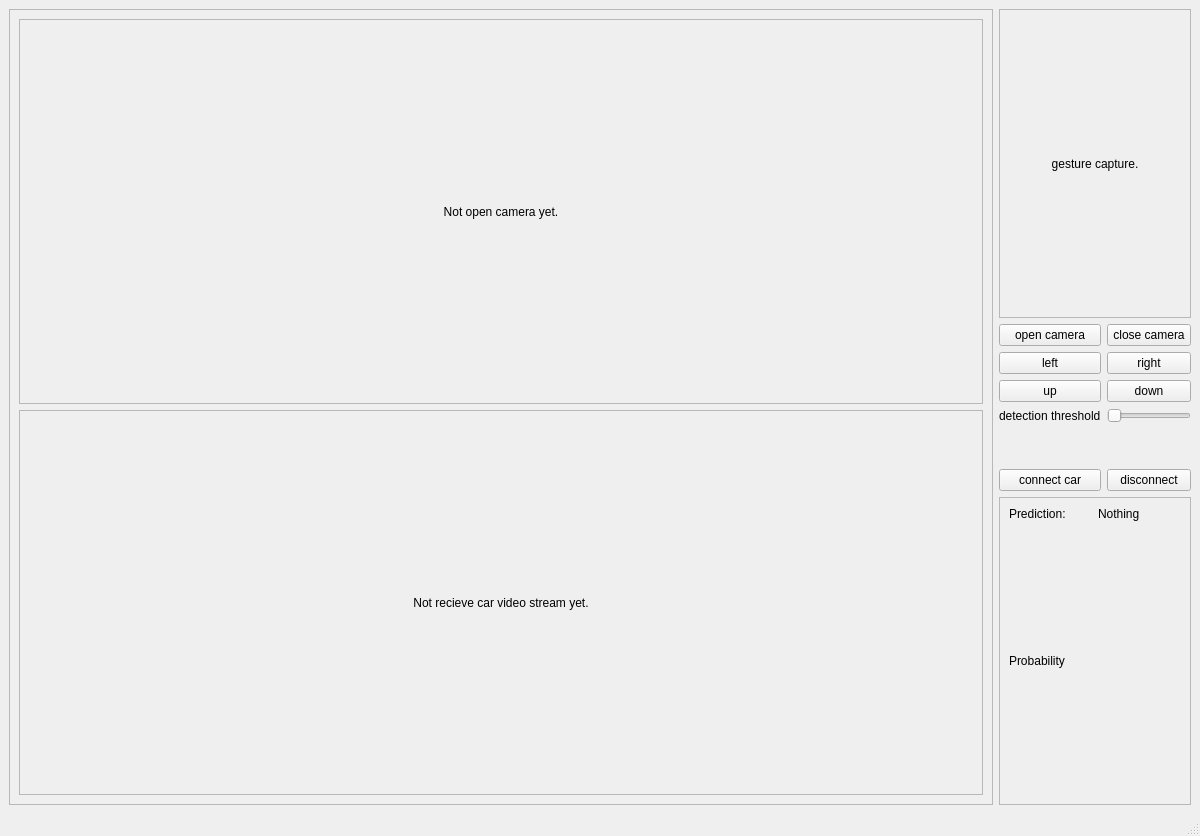
<?xml version="1.0" encoding="UTF-8"?>
<ui version="4.0">
 <class>MainWindow</class>
 <widget class="QMainWindow" name="MainWindow">
  <property name="geometry">
   <rect>
    <x>0</x>
    <y>0</y>
    <width>1200</width>
    <height>836</height>
   </rect>
  </property>
  <property name="windowTitle">
   <string>RemoteCarContorl</string>
  </property>
  <property name="styleSheet">
   <string notr="true"/>
  </property>
  <widget class="QWidget" name="centralwidget">
   <layout class="QGridLayout" name="gridLayout_2">
    <item row="0" column="1">
     <layout class="QGridLayout" name="gridLayout">
      <item row="2" column="1">
       <widget class="QPushButton" name="pushButton_close_cam">
        <property name="text">
         <string>close camera</string>
        </property>
       </widget>
      </item>
      <item row="7" column="0">
       <widget class="QPushButton" name="pushButton_connect_car">
        <property name="text">
         <string>connect car</string>
        </property>
       </widget>
      </item>
      <item row="5" column="0">
       <widget class="QLabel" name="label_threshold">
        <property name="text">
         <string>detection threshold</string>
        </property>
       </widget>
      </item>
      <item row="8" column="0" colspan="2">
       <widget class="QFrame" name="frame_result">
        <property name="frameShape">
         <enum>QFrame::StyledPanel</enum>
        </property>
        <property name="frameShadow">
         <enum>QFrame::Raised</enum>
        </property>
        <layout class="QGridLayout" name="gridLayout_7">
         <item row="0" column="0">
          <widget class="QLabel" name="label_result">
           <property name="sizePolicy">
            <sizepolicy hsizetype="Preferred" vsizetype="Maximum">
             <horstretch>0</horstretch>
             <verstretch>0</verstretch>
            </sizepolicy>
           </property>
           <property name="text">
            <string>Prediction:</string>
           </property>
          </widget>
         </item>
         <item row="0" column="1">
          <widget class="QLabel" name="label_predict">
           <property name="sizePolicy">
            <sizepolicy hsizetype="Preferred" vsizetype="Maximum">
             <horstretch>0</horstretch>
             <verstretch>0</verstretch>
            </sizepolicy>
           </property>
           <property name="text">
            <string>Nothing</string>
           </property>
          </widget>
         </item>
         <item row="1" column="0" colspan="2">
          <widget class="QLabel" name="label_probability">
           <property name="text">
            <string>Probability</string>
           </property>
          </widget>
         </item>
        </layout>
       </widget>
      </item>
      <item row="4" column="1">
       <widget class="QPushButton" name="pushButton_down">
        <property name="text">
         <string>down</string>
        </property>
       </widget>
      </item>
      <item row="0" column="0" colspan="2">
       <widget class="QFrame" name="frame_gesture">
        <property name="frameShape">
         <enum>QFrame::StyledPanel</enum>
        </property>
        <property name="frameShadow">
         <enum>QFrame::Raised</enum>
        </property>
        <layout class="QGridLayout" name="gridLayout_6">
         <item row="0" column="0">
          <widget class="QLabel" name="label_gesture">
           <property name="sizePolicy">
            <sizepolicy hsizetype="MinimumExpanding" vsizetype="Preferred">
             <horstretch>0</horstretch>
             <verstretch>0</verstretch>
            </sizepolicy>
           </property>
           <property name="text">
            <string>gesture capture.</string>
           </property>
           <property name="alignment">
            <set>Qt::AlignCenter</set>
           </property>
          </widget>
         </item>
        </layout>
       </widget>
      </item>
      <item row="4" column="0">
       <widget class="QPushButton" name="pushButton_up">
        <property name="text">
         <string>up</string>
        </property>
       </widget>
      </item>
      <item row="2" column="0">
       <widget class="QPushButton" name="pushButton_open_cam">
        <property name="text">
         <string>open camera</string>
        </property>
       </widget>
      </item>
      <item row="3" column="1">
       <widget class="QPushButton" name="pushButton_right">
        <property name="text">
         <string>right</string>
        </property>
       </widget>
      </item>
      <item row="7" column="1">
       <widget class="QPushButton" name="pushButton_disconnect">
        <property name="text">
         <string>disconnect</string>
        </property>
       </widget>
      </item>
      <item row="3" column="0">
       <widget class="QPushButton" name="pushButton_left">
        <property name="text">
         <string>left</string>
        </property>
       </widget>
      </item>
      <item row="6" column="1">
       <spacer name="verticalSpacer_2">
        <property name="orientation">
         <enum>Qt::Vertical</enum>
        </property>
        <property name="sizeType">
         <enum>QSizePolicy::Preferred</enum>
        </property>
        <property name="sizeHint" stdset="0">
         <size>
          <width>20</width>
          <height>40</height>
         </size>
        </property>
       </spacer>
      </item>
      <item row="6" column="0">
       <spacer name="verticalSpacer">
        <property name="orientation">
         <enum>Qt::Vertical</enum>
        </property>
        <property name="sizeType">
         <enum>QSizePolicy::Preferred</enum>
        </property>
        <property name="sizeHint" stdset="0">
         <size>
          <width>20</width>
          <height>40</height>
         </size>
        </property>
       </spacer>
      </item>
      <item row="5" column="1">
       <widget class="QSlider" name="horizontalSlider">
        <property name="sizePolicy">
         <sizepolicy hsizetype="Preferred" vsizetype="Fixed">
          <horstretch>0</horstretch>
          <verstretch>0</verstretch>
         </sizepolicy>
        </property>
        <property name="orientation">
         <enum>Qt::Horizontal</enum>
        </property>
       </widget>
      </item>
     </layout>
    </item>
    <item row="0" column="0">
     <widget class="QFrame" name="frame_camera">
      <property name="frameShape">
       <enum>QFrame::StyledPanel</enum>
      </property>
      <property name="frameShadow">
       <enum>QFrame::Raised</enum>
      </property>
      <layout class="QGridLayout" name="gridLayout_3">
       <item row="0" column="0">
        <widget class="QFrame" name="frame_human">
         <property name="frameShape">
          <enum>QFrame::StyledPanel</enum>
         </property>
         <property name="frameShadow">
          <enum>QFrame::Raised</enum>
         </property>
         <layout class="QGridLayout" name="gridLayout_5">
          <item row="0" column="0">
           <widget class="QLabel" name="label_camera">
            <property name="sizePolicy">
             <sizepolicy hsizetype="Expanding" vsizetype="MinimumExpanding">
              <horstretch>0</horstretch>
              <verstretch>0</verstretch>
             </sizepolicy>
            </property>
            <property name="text">
             <string>Not open camera yet.</string>
            </property>
            <property name="alignment">
             <set>Qt::AlignCenter</set>
            </property>
           </widget>
          </item>
         </layout>
        </widget>
       </item>
       <item row="1" column="0">
        <widget class="QFrame" name="frame_car">
         <property name="frameShape">
          <enum>QFrame::StyledPanel</enum>
         </property>
         <property name="frameShadow">
          <enum>QFrame::Raised</enum>
         </property>
         <layout class="QGridLayout" name="gridLayout_4">
          <item row="0" column="0">
           <widget class="QLabel" name="label_car">
            <property name="sizePolicy">
             <sizepolicy hsizetype="MinimumExpanding" vsizetype="MinimumExpanding">
              <horstretch>0</horstretch>
              <verstretch>0</verstretch>
             </sizepolicy>
            </property>
            <property name="text">
             <string>Not recieve car video stream yet.</string>
            </property>
            <property name="alignment">
             <set>Qt::AlignCenter</set>
            </property>
           </widget>
          </item>
         </layout>
        </widget>
       </item>
      </layout>
     </widget>
    </item>
   </layout>
  </widget>
  <widget class="QMenuBar" name="menubar">
   <property name="geometry">
    <rect>
     <x>0</x>
     <y>0</y>
     <width>1200</width>
     <height>18</height>
    </rect>
   </property>
  </widget>
  <widget class="QStatusBar" name="statusbar"/>
 </widget>
 <resources/>
 <connections/>
</ui>
